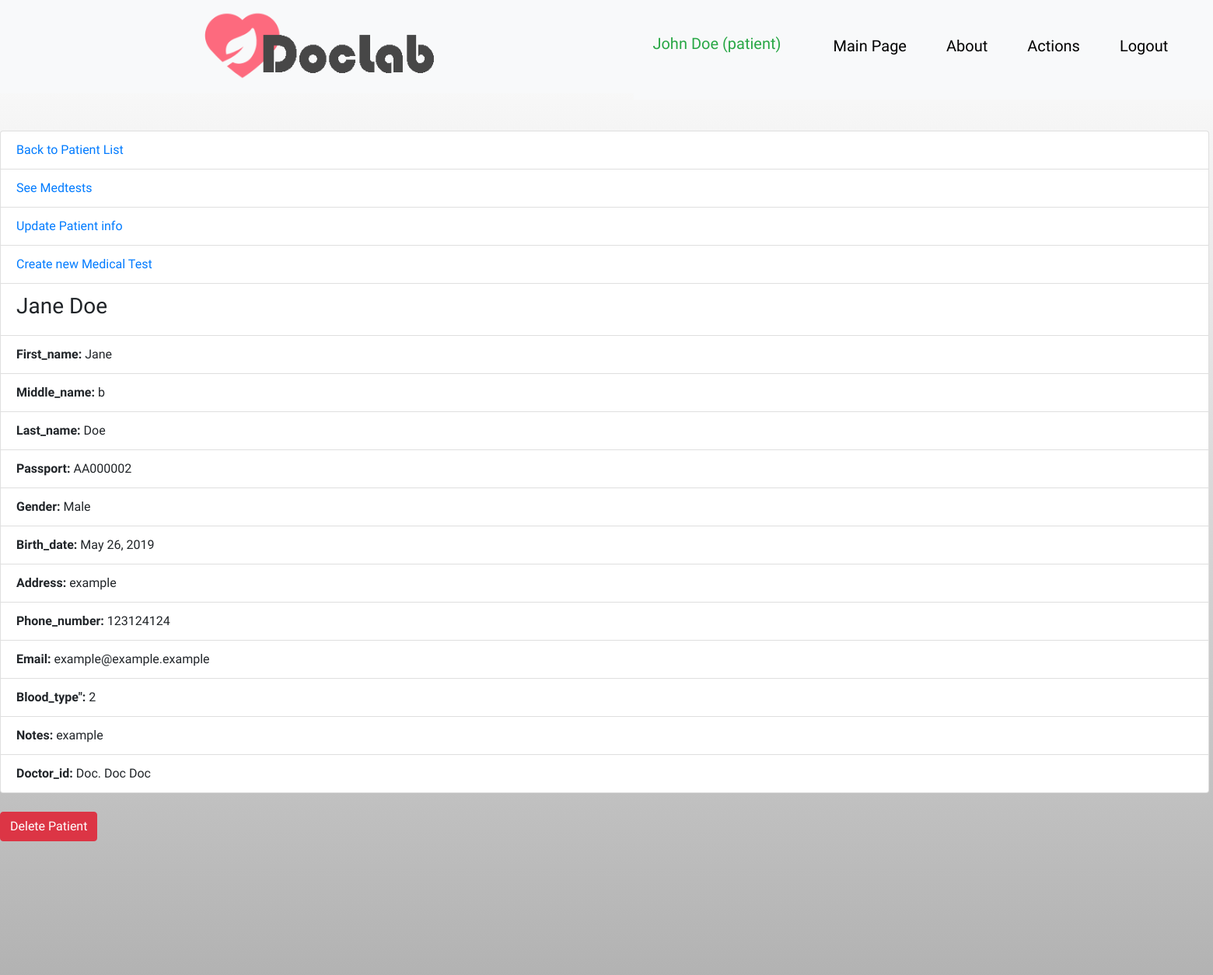
Before: /doctor/patient/4 (signed in, upper part) with the older database file.
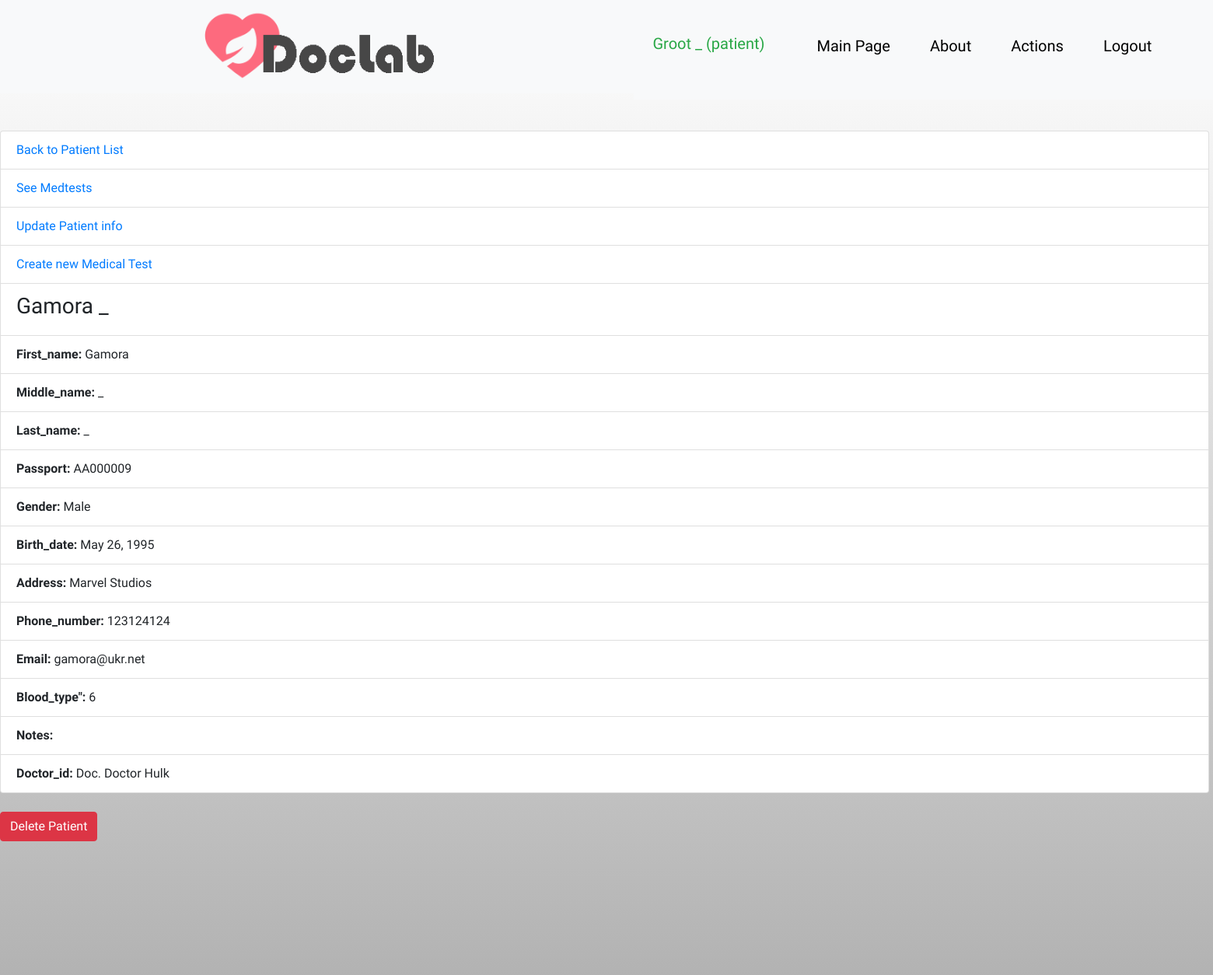
After: the same page with the newer database file.
### doctor/models.py (models this page shows, shortened)
class UserProfile(AbstractBaseUser, PermissionsMixin):
    accType = (
        (0, 'Unknown'),
        (1, 'Doctor'),
        (2, 'LabAssistant'),
        (3, 'Patient'),
        (4, 'Admin'),
    )
    username = models.CharField(max_length=25, unique=True)
    email = models.EmailField(unique=True)
    is_active = models.BooleanField(default=True)
    is_staff = models.BooleanField(default=False)
    acc_type = models.IntegerField(choices=accType, default=0)
    pat_ref = models.OneToOneField(Patient, on_delete=models.CASCADE, null=True, blank=True, unique=True)
    doc_ref = models.ForeignKey(Doctor, on_delete=models.CASCADE, null=True, blank=True)
    USERNAME_FIELD = "username"
    objects = UserManager()
    REQUIRED_FIELDS = ["email"]

class Patient(models.Model):
    BLOOD_TYPE = (
        (0, 'O+'),
        (1, 'O-'),
        (2, 'B-'),
        (3, 'B+'),
        (4, 'A-'),
        (5, 'A+'),
        (6, 'AB-'),
        (7, 'AB+')
    )
    GENDER = (
        (0, 'Male'),
        (1, 'Female')
    )
    first_name = models.CharField(max_length=45)
    middle_name = models.CharField(max_length=45)
    last_name = models.CharField(max_length=45)
    passport_id = models.CharField(max_length=8, default='AA000000')
    gender = models.BooleanField(choices=GENDER, default=0)
    birth_date = models.DateField(blank=True, default=timezone.now)
    address = models.CharField(max_length=90, blank=True)
    phone_number = models.CharField(max_length=15, blank=True)
    email = models.CharField(max_length=254, blank=True)
    blood_type = models.IntegerField(choices=BLOOD_TYPE)
    notes = models.TextField(max_length=1000, blank=True)
    doctor_id = models.ForeignKey(Doctor, on_delete=models.SET_NULL, null=True)
    def __str__(self):
        return self.first_name + ' ' + self.last_name

class Doctor(models.Model):
    GENDER = (
        (0, 'Male'),
        (1, 'Female')
    )
    first_name = models.CharField(max_length=45)
    middle_name = models.CharField(max_length=45)
    last_name = models.CharField(max_length=45)
    gender = models.BooleanField(choices=GENDER, default=0)
    post = models.CharField(max_length=45, blank=True)
    phone_number = models.CharField(max_length=15, blank=True)
    address = models.CharField(max_length=90, blank=True)
    email = models.CharField(max_length=254, blank=True)
    exam_room = models.CharField(max_length=6, blank=True)
    def __str__(self):
        return 'Doc. ' + self.first_name + ' ' + self.last_name

### doctor/views.py (the view)
# urls.py: path('patient/<int:pk>', views.PatientDetailView.as_view(), name='patient_details'),
class PatientDetailView(generic.DetailView):
    model = Patient
    template_name = 'doctor/patient_details.html'
    queryset = Patient.objects.all()
    def get_object(self, queryset=None):
        id_ = self.kwargs.get("pk")
        return get_object_or_404(Patient, id=id_)

### doctor/templates/doctor/patient_details.html (shortened to what this page needs)
{% extends 'extends/base.html' %}
{% block content %}
    <ul class="list-group">
        <li class="list-group-item"><a href="{% url 'doctor:patients' %}">Back to Patient List</a></li>
        <li class="list-group-item"><a href="{% url 'doctor:medtests' object.id %}">See Medtests</a></li>
        <li class="list-group-item"><a href="{% url 'doctor:update_patient' object.id %}">Update Patient info</a></li>
        <li class="list-group-item"><a href="{% url 'doctor:medrefferal' object.id %}">Create new Medical Test</a></li>
        <li class="list-group-item"><h3>{{ object }}</h3></li>
        <li class="list-group-item"><b>First_name:</b> {{ object.first_name }}</li>
        <li class="list-group-item"><b>Middle_name:</b> {{ object.middle_name }}</li>
        <li class="list-group-item"><b>Last_name:</b> {{ object.last_name }}</li>
        <li class="list-group-item"><b>Passport:</b> {{ object.passport_id }}</li>
        <li class="list-group-item"><b>Gender:</b> {{ object.get_gender_display }}</li>
        <li class="list-group-item"><b>Birth_date:</b> {{ object.birth_date }}</li>
        <li class="list-group-item"><b>Address:</b> {{ object.address }}</li>
        <li class="list-group-item"><b>Phone_number:</b> {{ object.phone_number }}</li>
        <li class="list-group-item"><b>Email:</b> {{ object.email }}</li>
        <li class="list-group-item"><b>Blood_type":</b> {{ object.blood_type }}</li>
        <li class="list-group-item"><b>Notes:</b> {{ object.notes }}  </li>
        <li class="list-group-item"><b>Doctor_id:</b> {{ object.doctor_id }}</li>
    </ul>
    <br>
    <form action="{% url 'doctor:delete_patient' object.id %}" method="post">
        <button type="submit" onclick="return confirm('Are you sure you want to delete this?')" class="btn btn-danger">
            Delete Patient
        </button>
    </form>
{% endblock %}

### main/templates/extends/header.html (shortened to what this page needs)
{% load static %}
<!DOCTYPE html>
<html lang="en">
<head>
    <link rel="stylesheet" href="{% static 'main/images/style1.css' %}">
</head>
<body>
<header>
    <nav class="navbar navbar-expand-sm bg-light">
        <ul class="navbar-nav mr-auto">
            <div class="logo">
                <a href="{% url 'main:index' %}"><img class="graficlogo" src="{% static 'main/images/logo.png' %}"></a>
            </div>
            <nav class="navbar navbar-expand-sm bg-light">
                <ul class="navbar-nav mr-auto">
                    {% if user.is_authenticated %}
                        <li class="nav-item active">
                            <a class="navbar-brand nav-link text-success">
                                {% if user.acc_type == 3 %}
                                    {{ user.pat_ref }}
                                {% elif user.acc_type == 4 %}
                                    {{ user.doc_ref }}
                                {% endif %}
                                ({{ user.username }})
                            </a>
                        </li>
                    {% endif %}
                    <li class="nav-item">
                        <a class="nav-link" href="{% url 'main:index' %}">Main Page</a>
                    </li>
                    <li class="nav-item">
                        <a class="nav-link" href="{% url 'main:info' %}">About</a>
                    </li>
                    {% if user.is_authenticated %}
                        {% if user.acc_type == 1 %}
                            <li class="nav-item">
                                <a class="nav-link" href="{% url 'doctor:index' %}">Doctor Panel</a>
                            </li>
                        {% elif user.acc_type == 2 %}
                            <li class="nav-item">
                                <a class="nav-link" href="{% url 'lab:index' %}">Lab Tests Panel</a>
                            </li>
                        {% elif user.acc_type == 3 %}
                            <li class="nav-item">
                                <a class="nav-link" href="{% url 'patient:index' %}">Actions</a>
                            </li>
                        {% endif %}
                    {% endif %}
                    {% if user.is_authenticated %}
                        <li class="nav-item mr-auto">
                            <a class="nav-link " href="{% url 'logout' %}">Logout</a>
                        </li>
                    {% else %}
                        <li class="nav-item mr-auto">
                            <a class="nav-link mr-auto" href="{% url 'login' %}">Login</a>
                        </li>
                    {% endif %}
                </ul>
            </nav>
        </ul>
    </nav>
<br>
<br>
</header>
</body>
</html>

Changed rows visible on the page:
changed UserProfile "patient": pat_ref "John Doe" → "Groot _"
changed Patient "Male": first_name+last_name "Jane Doe" → "Gamora _"; first_name "Jane" → "Gamora"; middle_name "b" → "_"; last_name "Doe" → "_"; passport_id "AA000002" → "AA000009"; birth_date "May 26, 2019" → "May 26, 1995"; address "example" → "Marvel Studios"; email "example@example.example" → "gamora@ukr.net"; blood_type "2" → "6"; doctor_id "Doc. Doc Doc" → "Doc. Doctor Hulk"; notes "example" → (not shown)
